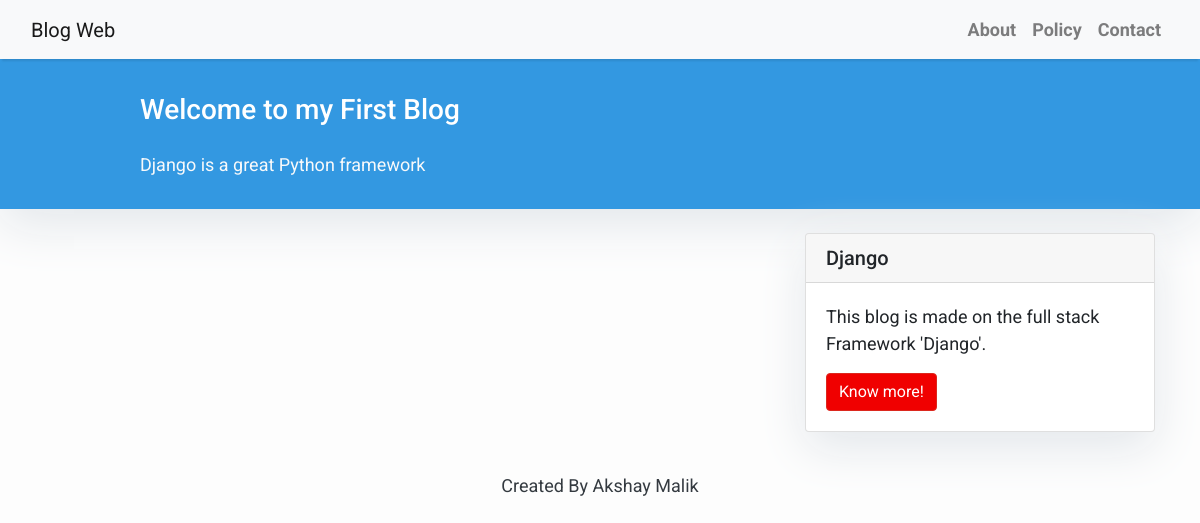
The app's page /, older data.
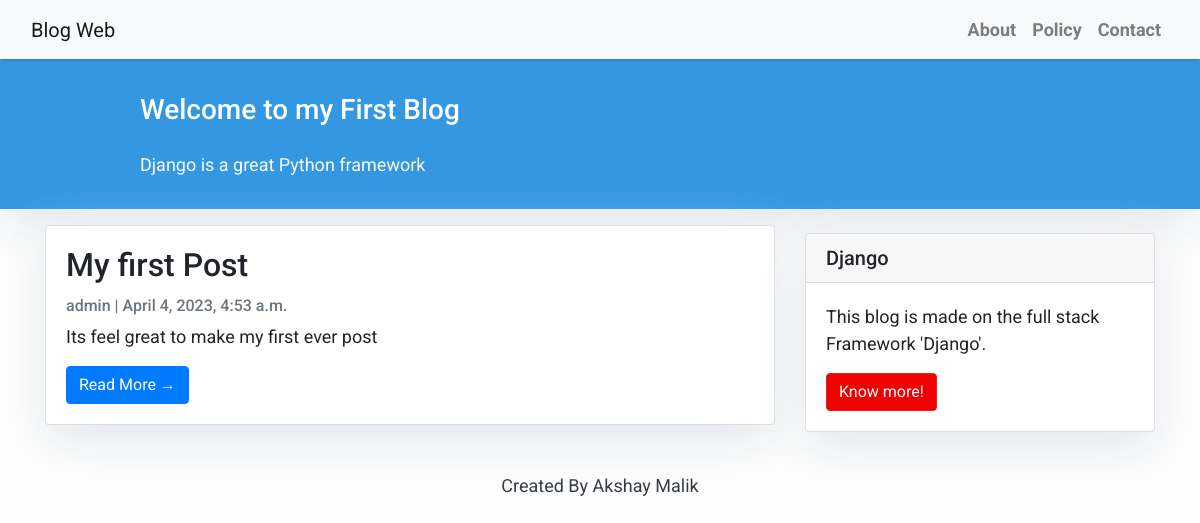
The same page, newer data.
### Post/models.py (models this page shows, shortened)
class Post(models.Model):
    title = models.CharField(max_length=200, unique=True)
    slug = models.SlugField(max_length=200, unique=True)
    author = models.ForeignKey(User, on_delete= models.CASCADE, related_name='blog_posts')
    updated_on = models.DateTimeField(auto_now=True)
    content = models.TextField()
    created_on = models.DateTimeField(auto_now_add=True)
    status = models.IntegerField(choices=STATUS, default=0)
    class Meta:
        ordering = ['-created_on']

### Post/views.py (the view)
# urls.py: path('', views.PostList.as_view(), name='home'),
class PostList(generic.ListView):
    queryset = Post.objects.filter(status=1).order_by('-created_on')
    template_name = 'index.html'

### templates/index.html (shortened to what this page needs)
{% extends "base.html" %}
{% block content %}
<header class="masthead">
    <div class="container">
        <div class="row">
            <div class=" col-md-8 col-md-10 mx-auto">
                <div class="site-heading">
                    <h3 class=" site-heading my-4 mt-3 text-white"> Welcome to my First Blog </h3>
                    <p class="text-light">Django is a great  Python framework &nbsp
                    </p>
                </div>
            </div>
        </div>
    </div>
</header>
<div class="container">
    <div class="row">
        <div class="col-md-8 mt-3 left">
            {% for post in post_list %}
            <div class="card mb-4">
                <div class="card-body">
                    <h2 class="card-title">{{ post.title }}</h2>
                    <p class="card-text text-muted h6">{{ post.author }} | {{ post.created_on}} </p>
                    <p class="card-text">{{post.content|slice:":200" }}</p>
                    <a href="{% url 'post_details' post.slug  %}" class="btn btn-primary">Read More &rarr;</a>
                </div>
            </div>
            {% endfor %}
        </div>
        {% block sidebar %} {% include 'sidebar.html' %} {% endblock sidebar %}
    </div>
</div>
{%endblock%}

### templates/base.html (shortened to what this page needs)
<!DOCTYPE html>
<html>
    <head>
        <link rel="stylesheet" href="https://maxcdn.bootstrapcdn.com/bootstrap/4.0.0/css/bootstrap.min.css"
 />
    </head>
    <body>
        <nav class="navbar navbar-expand-lg navbar-light bg-light shadow" id="mainNav">
            <div class="container-fluid">
                <a class="navbar-brand" href="{% url 'home' %}">Blog Web</a>
                <div class="collapse navbar-collapse" id="navbarResponsive">
                    <ul class="navbar-nav ml-auto">
                        <li class="nav-item text-black">
                            <a class="nav-link text-black font-weight-bold" href="#">About</a>
                        </li>
                        <li class="nav-item text-black">
                            <a class="nav-link text-black font-weight-bold" href="#">Policy</a>
                        </li>
                        <li class="nav-item text-black">
                            <a class="nav-link text-black font-weight-bold" href="#">Contact</a>
                        </li>
                    </ul>
                </div>
            </div>
        </nav>
        {% block content %}{% endblock content %}
        <footer class="py-3 bg-grey">
            <p class="m-0 text-dark text-center ">Created By Akshay Malik</p>
        </footer>
    </body>
</html>

### templates/sidebar.html (shortened to what this page needs)
{% block sidebar %}
<div class="col-md-4 float-right ">
<div class="card my-4">
        <h5 class="card-header">Django</h5>
    <div class="card-body">
        <p class="card-text"> This blog is made on the full stack Framework 'Django'.</p>
        <a href=#
           class="btn btn-danger">Know more!</a>
    </div>
</div>
</div>
{% endblock sidebar %}

### templates/base.html (style rules this page uses)
body { font-family: "Roboto", sans-serif; font-size: 17px; background-color: #fdfdfd; }
.shadow { box-shadow: 0 4px 2px -2px rgba(0, 0, 0, 0.1); }
.btn-danger { color: #fff; background-color: #f00000; border-color: #dc281e; }
.masthead { background: #3398E1; height: auto; padding-bottom: 15px; box-shadow: 0 16px 48px #E3E7EB; padding-top: 10px; }

### templates/index.html (style rules this page uses)
body { font-family: "Roboto", sans-serif; font-size: 18px; background-color: #fdfdfd; }
.card { box-shadow: 0 16px 48px #E3E7EB; }

### templates/sidebar.html (style rules this page uses)
.card { box-shadow: 0 16px 48px #E3E7EB; }

Row changes from the older to the newer data that the page shows:
added Post: title "My first Post", author "admin", created_on "April 4, 2023, 4:53 a.m.", content "Its feel great to make my first ever post"
